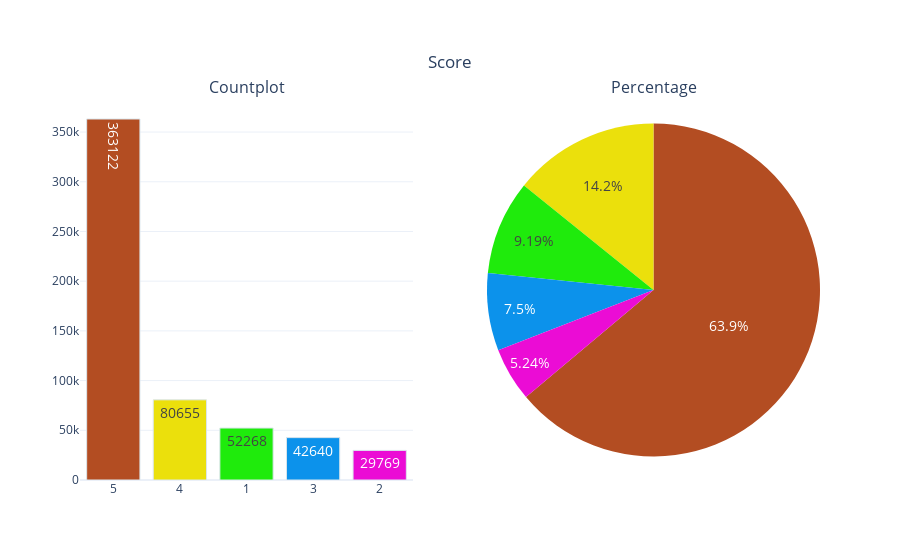

The notebook cell saved with this chart:
### Code cell
columns_summary(df,'Score')

### Figure 1 — Plotly figure (JSON) as saved in the notebook; plotly's stock layout.template omitted (floating-point values rounded to 4 significant figures)
{"data": [{"marker": {"color": ["#B34D22", "#EBE00C", "#1FEB0C", "#0C92EB", "#EB0CD5"], "line": {"color": "#DBE6EC", "width": 1}}, "name": "Score", "showlegend": false, "text": ["363122", "80655", "52268", "42640", "29769"], "textfont": {"size": 14}, "textposition": "auto", "type": "bar", "x": ["5", "4", "1", "3", "2"], "xaxis": "x", "y": [363122, 80655, 52268, 42640, 29769], "yaxis": "y"}, {"domain": {"x": [0.55, 1], "y": [0, 1]}, "labels": [5, 4, 1, 3, 2], "marker": {"colors": ["#B34D22", "#EBE00C", "#1FEB0C", "#0C92EB", "#EB0CD5"]}, "name": "Score", "showlegend": false, "textfont": {"size": 14}, "textposition": "auto", "type": "pie", "values": [363122, 80655, 52268, 42640, 29769]}], "layout": {"annotations": [{"font": {"size": 16}, "showarrow": false, "text": "Countplot", "x": 0.225, "xanchor": "center", "xref": "paper", "y": 1, "yanchor": "bottom", "yref": "paper"}, {"font": {"size": 16}, "showarrow": false, "text": "Percentage", "x": 0.775, "xanchor": "center", "xref": "paper", "y": 1, "yanchor": "bottom", "yref": "paper"}], "title": {"text": "Score", "x": 0.5, "xanchor": "center", "y": 0.9, "yanchor": "top"}, "xaxis": {"anchor": "y", "domain": [0, 0.45]}, "yaxis": {"anchor": "x", "domain": [0, 1]}}}
